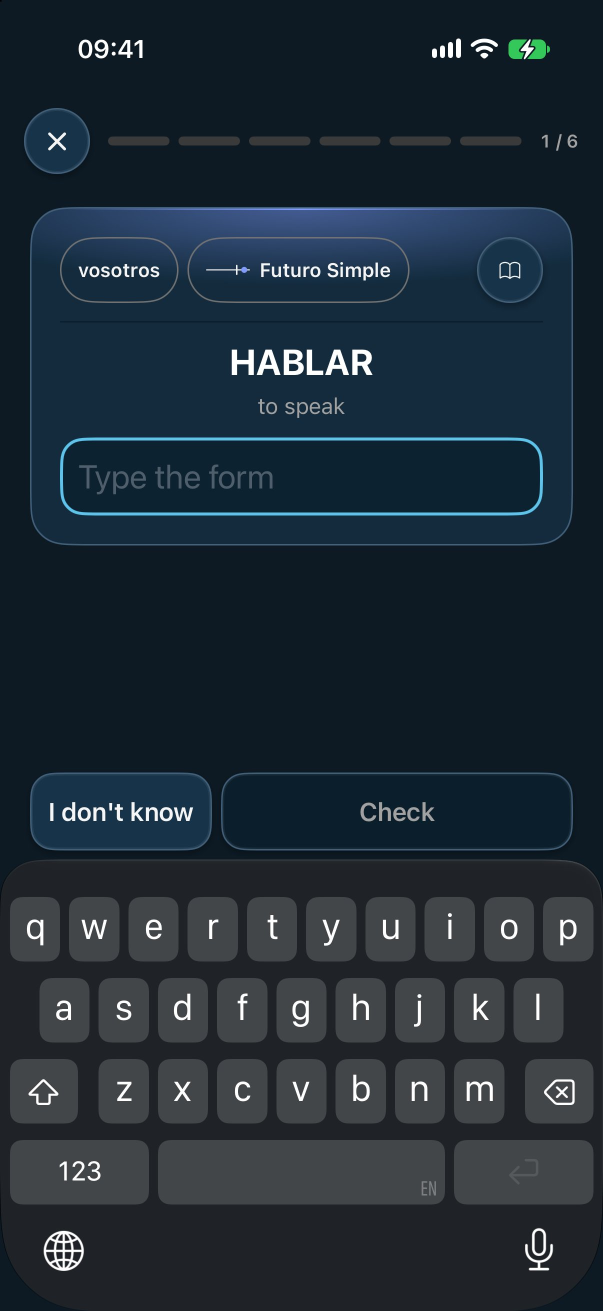
#> input picture design/img/vvod-en-k0-3x-noch.jpg, 1206 x 2622 px, given in place of ikonka-120.png, which was not available (shown at 1/2 size)
$ python sobrat.py
#> lines starting #> are read from the running program, lines starting #| are printed output that depends on the picture
# Сайт Verbisto на itoroapps.com/verbisto/ (репозиторий deneref/itoroapps-site, Pages: main /docs) из исходников design/:
#   design/dvizhenie-E9-en.html → /verbisto/        design/dvizhenie-E9.html → /verbisto/ru/
#   design/stranicy/privacy(-en).html, support(-en).html → /verbisto/[ru/]privacy/, /verbisto/[ru/]support/
# + ассеты (картинки → WebP, если легче), ссылки App Store, SEO (canonical, hreflang, OG/Twitter, JSON-LD), sitemap, llms.txt, ключ IndexNow.
# python3 -I design/instrumenty/sobrat.py   (из корня репо; ../itoroapps-site — клон deneref/itoroapps-site); перезаписывает docs/verbisto целиком.
import html as H, json, os, re, shutil
from PIL import Image
IG = 'https://www.instagram.com/lexito.verbisto.apps/'   # аккаунт студии (слово владельца 24.11); None — значок из подвала вырезается, sameAs нет
SITE, B = 'https://itoroapps.com/verbisto/', '/verbisto/'
OUT = '../itoroapps-site/docs/verbisto'
STORE = 'https://apps.apple.com/app/apple-store/id6836263523?pt=129550662&amp;ct=site-{}-{}&amp;mt=8'
LINKS = {   # ссылка в исходнике → адрес на сайте (и в черновиках, и в правовых страницах)
    'dvizhenie-E9-en.html': B, 'dvizhenie-E9.html': B + 'ru/', 'en.html': B, 'index.html': B + 'ru/',
    'stranicy/privacy-en.html': B + 'privacy/', 'stranicy/privacy.html': B + 'ru/privacy/',
    'stranicy/support-en.html': B + 'support/', 'stranicy/support.html': B + 'ru/support/',
    'privacy-en.html': B + 'privacy/', 'privacy.html': B + 'ru/privacy/', 'support-en.html': B + 'support/', 'support.html': B + 'ru/support/'}
HOME = {
  'en': dict(src='design/dvizhenie-E9-en.html', path='', locale='en_US', og='og-en.jpg',
             og_alt='Verbisto: the app shows where a Spanish verb form went wrong'),
  'ru': dict(src='design/dvizhenie-E9.html', path='ru/', locale='ru_RU', og='og-ru.jpg',
             og_alt='Verbisto: тренажёр показывает, где ошибка в форме испанского глагола'),
}
LEGAL = [('privacy-en.html', 'privacy/', 'en', 'ru/privacy/'), ('privacy.html', 'ru/privacy/', 'ru', 'privacy/'),
         ('support-en.html', 'support/', 'en', 'ru/support/'), ('support.html', 'ru/support/', 'ru', 'support/')]

shutil.rmtree(OUT, ignore_errors=True)
for d in ('img', 'fonts', 'badges'): os.makedirs(f'{OUT}/{d}')

def put(src, folder, webp_ok=True):
    # копия в OUT/<folder>; jpg/png → WebP, если легче (скриншоты 3x — главный вес страницы); og и значок — как есть
    name = os.path.basename(src)
    if webp_ok and name.endswith(('.jpg', '.png')) and folder == 'img':
        webp = name.rsplit('.', 1)[0] + '.webp'
        Image.open(src).save(f'{OUT}/img/{webp}', 'WEBP', quality=85, method=6)
        if os.path.getsize(f'{OUT}/img/{webp}') < os.path.getsize(src): return B + 'img/' + webp
        os.remove(f'{OUT}/img/{webp}')
    shutil.copy2(src, f'{OUT}/{folder}/{name}')
    return f'{B}{folder}/{name}'

def assets(h, base):
    # url(…) и src="…" на img/ fonts/ badges/ (от папки исходника) → /verbisto/<папка>/<имя> (папка img/in/ сплющивается)
    def move(m):
        ref = m[2]; rel = os.path.normpath(os.path.join(base, ref))
        folder = next((f for f in ('img', 'fonts', 'badges') if rel.startswith(f'design/{f}/')), None)
        return m[0].replace(ref, put(rel, folder)) if folder else m[0]
    h = re.sub(r"url\((['\"]?)([^)'\"#]+)\1\)", move, h)
    return re.sub(r'(src)="([^"]+)"', lambda m: m[0] if re.match(r'data:|https?:', m[2]) else move(m), h)

def links(h):
    return re.sub(r'href="([^"#]+)"', lambda m: f'href="{LINKS.get(m[1], m[1])}"', h)

def strip_comments(h):
    h = re.sub(r'<!--.*?-->\n?', '', h, flags=re.S)
    h = re.sub(r'<style>.*?</style>', lambda m: re.sub(r'\s*/\*.*?\*/', '', m[0], flags=re.S), h, flags=re.S)
    def js(m):
        s = re.sub(r'^[ \t]*//.*\n', '', m[0], flags=re.M)          # строка-комментарий целиком
        return re.sub(r'(?<=[;{},)])[ \t]+//[^\n]*', '', s)          # хвостовой комментарий после кода
    return re.sub(r'<script>.*?</script>', js, h, flags=re.S)

def text(frag):
    return re.sub(r'\s+', ' ', H.unescape(re.sub(r'<[^>]+>', '', frag))).strip()

def faq(h):
    return [{'@type': 'Question', 'name': text(q), 'acceptedAnswer': {'@type': 'Answer', 'text': text(a)}}
            for q, a in re.findall(r'<details>\s*<summary>(.*?)</summary>(.*?)</details>', h, flags=re.S)]

def alternates(en, ru):
    return (f'<link rel="alternate" hreflang="en" href="{SITE}{en}">\n<link rel="alternate" hreflang="ru" href="{SITE}{ru}">\n'
            f'<link rel="alternate" hreflang="x-default" href="{SITE}{en}">\n')

def write(path, h):
    os.makedirs(os.path.dirname(f'{OUT}/{path}index.html'), exist_ok=True)
    open(f'{OUT}/{path}index.html', 'w', encoding='utf-8').write(h)
    left = re.findall(r'(?:url\(|src="|href=")(?!data:|https?:|#|\'\+|mailto:|\[)([^)"]+)', h)
    miss = [r for r in left if r.startswith(B) and not os.path.exists(OUT + '/' + r[len(B):])]
    other = [r for r in left if not r.startswith(B) and r != '/legal/']
    print(f'/verbisto/{path}', len(h.encode()), 'Б; нет файла:', miss or 0, '; чужие пути:', other or 0)
    return h

ICON = put('design/img/ikonka-120.png', 'img', False)
icon = Image.open('design/img/ikonka-120.png').resize((96, 96), Image.LANCZOS); icon.save(f'{OUT}/img/icon-96.png')
#> after `icon = Image.open('design/img/ikonka-120.png').resize((96, 96), Image.`:
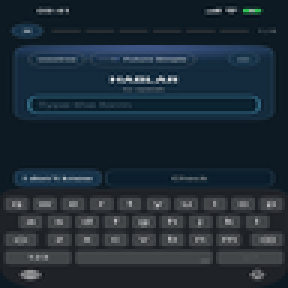
#> icon: PIL image 96x96 RGB (shown 3 times larger); mean R, G, B 31, 43.8, 54
ICONS = f'<link rel="icon" type="image/png" sizes="96x96" href="{B}img/icon-96.png">\n<link rel="apple-touch-icon" href="{ICON}">\n'
e = lambda s: H.escape(s, quote=True)

for lang, p in HOME.items():
#> (the run stopped early here; a loop or call above may not have finished)

$ run again, on design/img/vvod-en-k2-3x-noch.jpg
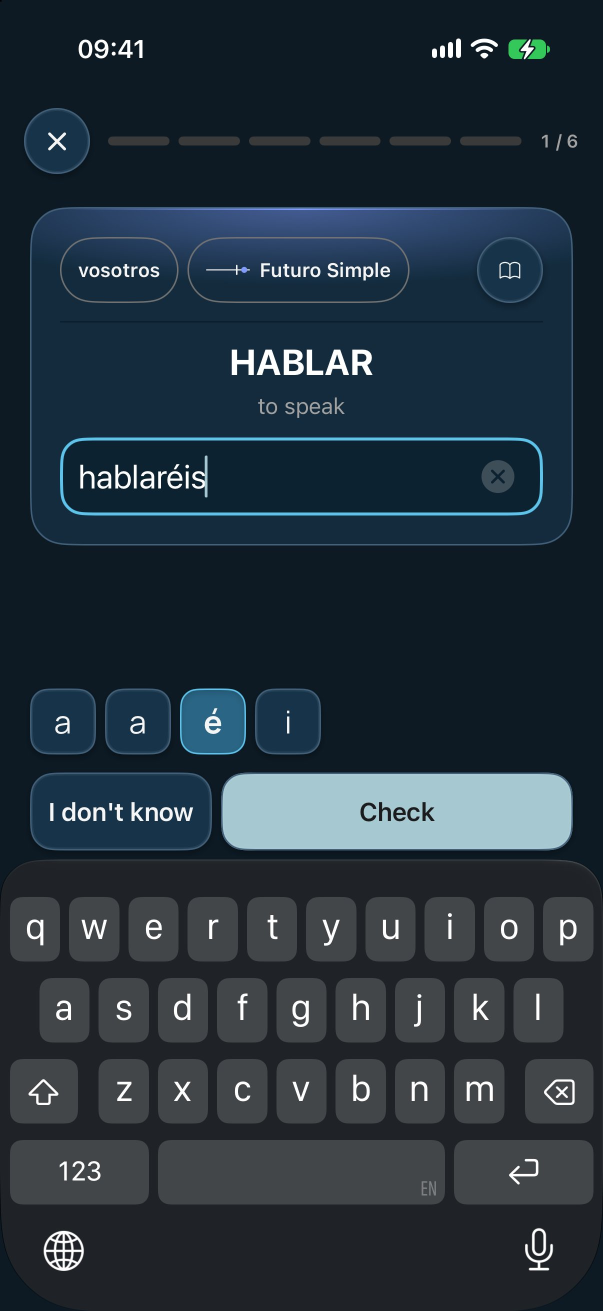
#> input picture design/img/vvod-en-k2-3x-noch.jpg, 1206 x 2622 px, given in place of ikonka-120.png, which was not available (shown at 1/2 size)
#> `icon = Image.open('design/img/ikonka-120.png').resize((96, 96), Image.`:
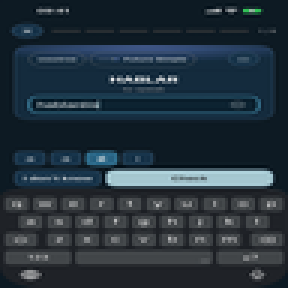
#> icon: PIL image 96x96 RGB (shown 3 times larger); mean R, G, B 36.7, 50.3, 60.7
